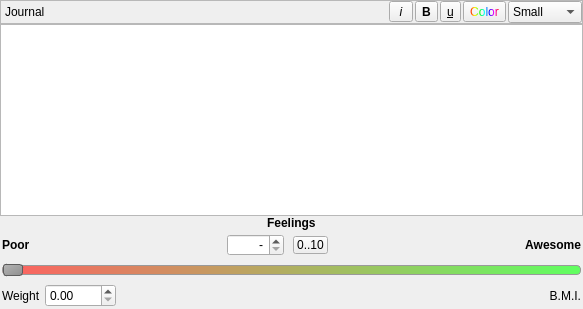
       <widget class="QWidget" name="notes">
        <attribute name="title">
         <string>Notes</string>
        </attribute>
        <layout class="QVBoxLayout" name="verticalLayout_4">
         <property name="spacing">
          <number>0</number>
         </property>
         <property name="leftMargin">
          <number>0</number>
         </property>
         <property name="topMargin">
          <number>0</number>
         </property>
         <property name="rightMargin">
          <number>0</number>
         </property>
         <property name="bottomMargin">
          <number>0</number>
         </property>
         <item>
          <widget class="QFrame" name="frame_3">
           <property name="styleSheet">
            <string notr="true"/>
           </property>
           <property name="frameShape">
            <enum>QFrame::StyledPanel</enum>
           </property>
           <property name="frameShadow">
            <enum>QFrame::Raised</enum>
           </property>
           <layout class="QHBoxLayout" name="horizontalLayout_3">
            <property name="spacing">
             <number>2</number>
            </property>
            <property name="leftMargin">
             <number>4</number>
            </property>
            <property name="topMargin">
             <number>0</number>
            </property>
            <property name="rightMargin">
             <number>0</number>
            </property>
            <property name="bottomMargin">
             <number>0</number>
            </property>
            <item>
             <widget class="QLabel" name="label_5">
              <property name="sizePolicy">
               <sizepolicy hsizetype="Fixed" vsizetype="Preferred">
                <horstretch>0</horstretch>
                <verstretch>0</verstretch>
               </sizepolicy>
              </property>
              <property name="text">
               <string>Journal</string>
              </property>
             </widget>
            </item>
            <item>
             <spacer name="horizontalSpacer">
              <property name="orientation">
               <enum>Qt::Horizontal</enum>
              </property>
              <property name="sizeType">
               <enum>QSizePolicy::Maximum</enum>
              </property>
              <property name="sizeHint" stdset="0">
               <size>
                <width>342</width>
                <height>20</height>
               </size>
              </property>
             </spacer>
            </item>
            <item>
             <widget class="QToolButton" name="JournalNotesItalic">
              <property name="font">
               <font>
                <italic>true</italic>
               </font>
              </property>
              <property name="text">
               <string> i </string>
              </property>
             </widget>
            </item>
            <item>
             <widget class="QToolButton" name="JournalNotesBold">
              <property name="font">
               <font>
                <bold>true</bold>
               </font>
              </property>
              <property name="text">
               <string>B</string>
              </property>
             </widget>
            </item>
            <item>
             <widget class="QToolButton" name="JournalNotesUnderline">
              <property name="font">
               <font>
                <underline>true</underline>
               </font>
              </property>
              <property name="text">
               <string>u</string>
              </property>
             </widget>
            </item>
            <item>
             <widget class="QToolButton" name="JournalNotesColour">
              <property name="styleSheet">
               <string notr="true">color: qlineargradient(spread:pad, x1:0, y1:0, x2:1, y2:0, stop:0 rgba(255, 0, 0, 255), stop:0.166 rgba(255, 255, 0, 255), stop:0.333 rgba(0, 255, 0, 255), stop:0.5 rgba(0, 255, 255, 255), stop:0.666 rgba(0, 0, 255, 255), stop:0.833 rgba(255, 0, 255, 255), stop:1 rgba(255, 0, 0, 255))</string>
              </property>
              <property name="text">
               <string>Color</string>
              </property>
              <property name="shortcut">
               <string notr="true"/>
              </property>
             </widget>
            </item>
            <item>
             <widget class="QComboBox" name="JournalNotesFontsize">
              <property name="sizePolicy">
               <sizepolicy hsizetype="MinimumExpanding" vsizetype="Fixed">
                <horstretch>0</horstretch>
                <verstretch>0</verstretch>
               </sizepolicy>
              </property>
              <property name="maximumSize">
               <size>
                <width>85</width>
                <height>16777215</height>
               </size>
              </property>
              <property name="currentText">
               <string>Small</string>
              </property>
              <property name="maxVisibleItems">
               <number>3</number>
              </property>
              <property name="sizeAdjustPolicy">
               <enum>QComboBox::AdjustToContents</enum>
              </property>
              <item>
               <property name="text">
                <string>Small</string>
               </property>
              </item>
              <item>
               <property name="text">
                <string>Medium</string>
               </property>
              </item>
              <item>
               <property name="text">
                <string>Big</string>
               </property>
              </item>
             </widget>
            </item>
           </layout>
          </widget>
         </item>
         <item>
          <widget class="QTextEdit" name="JournalNotes">
           <property name="sizePolicy">
            <sizepolicy hsizetype="Expanding" vsizetype="Expanding">
             <horstretch>0</horstretch>
             <verstretch>0</verstretch>
            </sizepolicy>
           </property>
          </widget>
         </item>
         <item>
          <widget class="QWidget" name="widget" native="true">
           <layout class="QFormLayout" name="formLayout">
            <property name="fieldGrowthPolicy">
             <enum>QFormLayout::AllNonFixedFieldsGrow</enum>
            </property>
            <property name="horizontalSpacing">
             <number>4</number>
            </property>
            <property name="verticalSpacing">
             <number>4</number>
            </property>
            <property name="leftMargin">
             <number>2</number>
            </property>
            <property name="topMargin">
             <number>0</number>
            </property>
            <property name="rightMargin">
             <number>2</number>
            </property>
            <property name="bottomMargin">
             <number>2</number>
            </property>
            <item row="0" column="0" colspan="2">
             <layout class="QVBoxLayout" name="bioMetrics">
              <item alignment="Qt::AlignHCenter">
               <widget class="QLabel" name="label_1">
                <property name="sizePolicy">
                 <sizepolicy hsizetype="Fixed" vsizetype="Preferred">
                  <horstretch>0</horstretch>
                  <verstretch>0</verstretch>
                 </sizepolicy>
                </property>
                <property name="font">
                 <font>
                  <bold>true</bold>
                 </font>
                </property>
                <property name="toolTip">
                 <string>Feelings have a range 1-10 or 1-100. clicking on the range change the range.</string>
                </property>
                <property name="text">
                 <string>Feelings</string>
                </property>
               </widget>
              </item>
              <item>
               <layout class="QHBoxLayout" name="horizontalLayout_4">
                <item alignment="Qt::AlignLeft">
                 <widget class="QLabel" name="poor">
                  <property name="sizePolicy">
                   <sizepolicy hsizetype="Fixed" vsizetype="Preferred">
                    <horstretch>0</horstretch>
                    <verstretch>0</verstretch>
                   </sizepolicy>
                  </property>
                  <property name="font">
                   <font>
                    <bold>true</bold>
                   </font>
                  </property>
                  <property name="text">
                   <string>Poor</string>
                  </property>
                 </widget>
                </item>
                <item>
                 <spacer name="horizontalSpacer_4">
                  <property name="orientation">
                   <enum>Qt::Horizontal</enum>
                  </property>
                  <property name="sizeHint" stdset="0">
                   <size>
                    <width>40</width>
                    <height>20</height>
                   </size>
                  </property>
                 </spacer>
                </item>
                <item alignment="Qt::AlignRight">
                 <widget class="QDoubleSpinBox" name="ZombieSpinBox">
                <property name="toolTip">
                 <string>Feelings have a range 1-10 or 1-100. A dash "-" indicates no value has been selected</string>
                </property>
                  <property name="sizePolicy">
                   <sizepolicy hsizetype="MinimumExpanding" vsizetype="Fixed">
                    <horstretch>0</horstretch>
                    <verstretch>0</verstretch>
                   </sizepolicy>
                  </property>
                  <property name="styleSheet">
                   <string notr="true">QPushButton {
    text-align: left;
    padding: 0px;
    margin: 0px;
}</string>
                  </property>
                  <property name="alignment">
                   <set>Qt::AlignRight|Qt::AlignTrailing|Qt::AlignVCenter</set>
                  </property>
                  <property name="specialValueText">
                   <string>-</string>
                  </property>
                  <property name="prefix">
                   <string notr="true"/>
                  </property>
                  <property name="suffix">
                   <string notr="true"/>
                  </property>
                 </widget>
                </item>
                <item alignment="Qt::AlignLeft">
                 <widget class="QPushButton" name="Units10_100">
                <property name="toolTip">
                 <string>Click to toggle Feelings range between 0..10 and 0..100</string>
                </property>
                  <property name="sizePolicy">
                   <sizepolicy hsizetype="Preferred" vsizetype="Fixed">
                    <horstretch>0</horstretch>
                    <verstretch>0</verstretch>
                   </sizepolicy>
                  </property>
                  <property name="styleSheet">
                   <string notr="true">QPushButton { padding: 1px 3px; margin-left: 5px; }</string>
                  </property>
                  <property name="text">
                   <string>0..10</string>
                  </property>
                 </widget>
                </item>
                <item>
                 <spacer name="horizontalSpacer_3">
                  <property name="orientation">
                   <enum>Qt::Horizontal</enum>
                  </property>
                  <property name="sizeHint" stdset="0">
                   <size>
                    <width>40</width>
                    <height>20</height>
                   </size>
                  </property>
                 </spacer>
                </item>
                <item alignment="Qt::AlignRight">
                 <widget class="QLabel" name="awesome">
                  <property name="sizePolicy">
                   <sizepolicy hsizetype="Preferred" vsizetype="Preferred">
                    <horstretch>0</horstretch>
                    <verstretch>0</verstretch>
                   </sizepolicy>
                  </property>
                  <property name="font">
                   <font>
                    <bold>true</bold>
                   </font>
                  </property>
                  <property name="text">
                   <string>Awesome</string>
                  </property>
                  <property name="alignment">
                   <set>Qt::AlignRight|Qt::AlignTrailing|Qt::AlignVCenter</set>
                  </property>
                 </widget>
                </item>
               </layout>
              </item>
              <item>
               <widget class="QSlider" name="ZombieSlider">
                <property name="toolTip">
                 <string>Feelings have a range 1-10 or 1-100. clicking on the range change the range.</string>
                </property>
                <property name="styleSheet">
                 <string notr="true">QSlider::groove:horizontal  {
    border: 1px solid #999999;
    border-radius: 4px;
    height: 8px; /* the groove expands to the size of the slider by default. by giving it a height, it has a fixed size */
    background: qlineargradient(x1:0, y1:0, x2:1, y2:0, stop:0 #ff6060, stop:1 #60ff60);
    margin: 2px 0; 
  
}

QSlider::handle:horizontal  {
    background: qlineargradient(x1:0, y1:0, x2:1, y2:1, stop:0 #b4b4b4, stop:1 #8f8f8f);
    border: 1px solid #5c5c5c;
    width: 18px;
    margin: -2px 0; /* handle is placed by default on the contents rect of the groove. Expand outside the groove */
    border-radius: 3px;
}
</string>
                </property>
                <property name="maximum">
                 <number>100</number>
                </property>
                <property name="singleStep">
                 <number>10</number>
                </property>
                <property name="pageStep">
                 <number>10</number>
                </property>
                <property name="value">
                 <number>0</number>
                </property>
                <property name="tracking">
                 <bool>true</bool>
                </property>
                <property name="orientation">
                 <enum>Qt::Horizontal</enum>
                </property>
                <property name="tickPosition">
                 <enum>QSlider::TicksAbove</enum>
                </property>
                <property name="tickInterval">
                 <number>10</number>
                </property>
               </widget>
              </item>
              <item>
               <layout class="QHBoxLayout" name="horizontalLayout_7">
                <item alignment="Qt::AlignLeft">
                 <widget class="QLabel" name="WeightLabel">
                  <property name="sizePolicy">
                   <sizepolicy hsizetype="Preferred" vsizetype="Preferred">
                    <horstretch>0</horstretch>
                    <verstretch>0</verstretch>
                   </sizepolicy>
                  </property>
                  <property name="toolTip">
                   <string>If height is greater than zero in Preferences Dialog, setting weight here will show Body Mass Index (BMI) value</string>
                  </property>
                  <property name="text">
                   <string>Weight</string>
                  </property>
                 </widget>
                </item>
                <item alignment="Qt::AlignLeft">
                 <widget class="QDoubleSpinBox" name="weightSpinBox">
                  <property name="toolTip">
                   <string>If height is greater than zero in Preferences Dialog, setting weight here will show Body Mass Index (BMI) value</string>
                  </property>
                  <property name="maximum">
                   <double>1499.000000000000000</double>
                  </property>
                 </widget>
                </item>
                <item>
                 <spacer name="horizontalSpacer_2">
                  <property name="orientation">
                   <enum>Qt::Horizontal</enum>
                  </property>
                  <property name="sizeHint" stdset="0">
                   <size>
                    <width>40</width>
                    <height>20</height>
                   </size>
                  </property>
                 </spacer>
                </item>
                <item alignment="Qt::AlignRight">
                 <widget class="QLabel" name="BMIlabel">
                  <property name="sizePolicy">
                   <sizepolicy hsizetype="Preferred" vsizetype="Preferred">
                    <horstretch>0</horstretch>
                    <verstretch>0</verstretch>
                   </sizepolicy>
                  </property>
                  <property name="styleSheet">
                   <string notr="true">QLabel {
    text-align: right;
}</string>
                  </property>
                  <property name="text">
                   <string>B.M.I.</string>
                  </property>
                  <property name="alignment">
                   <set>Qt::AlignRight|Qt::AlignTrailing|Qt::AlignVCenter</set>
                  </property>
                 </widget>
                </item>
               </layout>
              </item>
             </layout>
            </item>
           </layout>
          </widget>
         </item>
        </layout>
       </widget>
